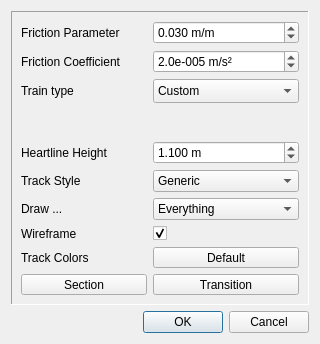
<?xml version="1.0" encoding="UTF-8"?>
<ui version="4.0">
 <class>TrackProperties</class>
 <widget class="QDialog" name="TrackProperties">
  <property name="geometry">
   <rect>
    <x>0</x>
    <y>0</y>
    <width>320</width>
    <height>344</height>
   </rect>
  </property>
  <property name="minimumSize">
   <size>
    <width>320</width>
    <height>344</height>
   </size>
  </property>
  <property name="maximumSize">
   <size>
    <width>320</width>
    <height>344</height>
   </size>
  </property>
  <property name="windowTitle">
   <string>Dialog</string>
  </property>
  <layout class="QGridLayout" name="gridLayout">
   <item row="0" column="0">
    <widget class="QFrame" name="trackFrame">
     <property name="maximumSize">
      <size>
       <width>16777215</width>
       <height>16777215</height>
      </size>
     </property>
     <property name="frameShape">
      <enum>QFrame::Panel</enum>
     </property>
     <property name="frameShadow">
      <enum>QFrame::Sunken</enum>
     </property>
     <layout class="QGridLayout" name="gridLayout_3">
      <item row="0" column="0">
       <widget class="QLabel" name="frictionLabel">
        <property name="minimumSize">
         <size>
          <width>140</width>
          <height>0</height>
         </size>
        </property>
        <property name="text">
         <string>Friction Parameter</string>
        </property>
       </widget>
      </item>
      <item row="0" column="1" colspan="2">
       <widget class="myQDoubleSpinBox" name="frictionBox">
        <property name="contextMenuPolicy">
         <enum>Qt::NoContextMenu</enum>
        </property>
        <property name="suffix">
         <string extracomment=" m/m"> m/m</string>
        </property>
        <property name="decimals">
         <number>3</number>
        </property>
        <property name="maximum">
         <double>2.000000000000000</double>
        </property>
        <property name="singleStep">
         <double>0.010000000000000</double>
        </property>
        <property name="value">
         <double>0.030000000000000</double>
        </property>
       </widget>
      </item>
      <item row="2" column="0">
       <widget class="QLabel" name="trainTypeLabel">
        <property name="text">
         <string>Train type</string>
        </property>
       </widget>
      </item>
      <item row="2" column="1" colspan="2">
       <widget class="QComboBox" name="trainTypeBox">
        <property name="sizeAdjustPolicy">
         <enum>QComboBox::AdjustToMinimumContentsLengthWithIcon</enum>
        </property>
        <property name="minimumContentsLength">
         <number>12</number>
        </property>
        <item>
         <property name="text">
          <string>Custom</string>
         </property>
        </item>
       </widget>
      </item>
      <item row="3" column="0" colspan="3">
       <widget class="QLabel" name="trainSourceLabel">
        <property name="font">
         <font>
          <pointsize>7</pointsize>
         </font>
        </property>
        <property name="text">
         <string/>
        </property>
        <property name="wordWrap">
         <bool>true</bool>
        </property>
       </widget>
      </item>
      <item row="4" column="0">
       <widget class="QLabel" name="heartlineLabel">
        <property name="text">
         <string>Heartline Height</string>
        </property>
       </widget>
      </item>
      <item row="4" column="1" colspan="2">
       <widget class="myQDoubleSpinBox" name="heartlineBox">
        <property name="contextMenuPolicy">
         <enum>Qt::NoContextMenu</enum>
        </property>
        <property name="suffix">
         <string> m</string>
        </property>
        <property name="decimals">
         <number>3</number>
        </property>
        <property name="minimum">
         <double>-5.000000000000000</double>
        </property>
        <property name="maximum">
         <double>5.000000000000000</double>
        </property>
        <property name="singleStep">
         <double>0.100000000000000</double>
        </property>
        <property name="value">
         <double>1.100000000000000</double>
        </property>
       </widget>
      </item>
      <item row="8" column="0">
       <widget class="QLabel" name="colorLabel">
        <property name="text">
         <string>Track Colors</string>
        </property>
       </widget>
      </item>
      <item row="9" column="1" colspan="2">
       <widget class="QPushButton" name="transitionColorButton">
        <property name="sizePolicy">
         <sizepolicy hsizetype="Minimum" vsizetype="Minimum">
          <horstretch>0</horstretch>
          <verstretch>0</verstretch>
         </sizepolicy>
        </property>
        <property name="maximumSize">
         <size>
          <width>16777215</width>
          <height>21</height>
         </size>
        </property>
        <property name="text">
         <string>Transition</string>
        </property>
       </widget>
      </item>
      <item row="8" column="1" colspan="2">
       <widget class="QPushButton" name="defaultColorButton">
        <property name="sizePolicy">
         <sizepolicy hsizetype="Minimum" vsizetype="Minimum">
          <horstretch>0</horstretch>
          <verstretch>0</verstretch>
         </sizepolicy>
        </property>
        <property name="maximumSize">
         <size>
          <width>16777215</width>
          <height>21</height>
         </size>
        </property>
        <property name="text">
         <string>Default</string>
        </property>
       </widget>
      </item>
      <item row="9" column="0">
       <widget class="QPushButton" name="sectionColorButton">
        <property name="sizePolicy">
         <sizepolicy hsizetype="Minimum" vsizetype="Minimum">
          <horstretch>0</horstretch>
          <verstretch>0</verstretch>
         </sizepolicy>
        </property>
        <property name="maximumSize">
         <size>
          <width>16777215</width>
          <height>21</height>
         </size>
        </property>
        <property name="text">
         <string>Section</string>
        </property>
       </widget>
      </item>
      <item row="6" column="0">
       <widget class="QLabel" name="label">
        <property name="text">
         <string>Draw ...</string>
        </property>
       </widget>
      </item>
      <item row="6" column="1" colspan="2">
       <widget class="QComboBox" name="drawBox">
        <item>
         <property name="text">
          <string>Everything</string>
         </property>
        </item>
        <item>
         <property name="text">
          <string>Track only</string>
         </property>
        </item>
        <item>
         <property name="text">
          <string>Heartline only</string>
         </property>
        </item>
       </widget>
      </item>
      <item row="5" column="0">
       <widget class="QLabel" name="label_2">
        <property name="text">
         <string>Track Style</string>
        </property>
       </widget>
      </item>
      <item row="5" column="1" colspan="2">
       <widget class="QComboBox" name="styleBox">
        <item>
         <property name="text">
          <string>Generic</string>
         </property>
        </item>
        <item>
         <property name="text">
          <string>Generic Flat</string>
         </property>
        </item>
        <item>
         <property name="text">
          <string>Vekoma</string>
         </property>
        </item>
        <item>
         <property name="text">
          <string>B&amp;M</string>
         </property>
        </item>
        <item>
         <property name="text">
          <string>Triangle</string>
         </property>
        </item>
        <item>
         <property name="text">
          <string>Box</string>
         </property>
        </item>
        <item>
         <property name="text">
          <string>Small Flat</string>
         </property>
        </item>
        <item>
         <property name="text">
          <string>Double Spine</string>
         </property>
        </item>
       </widget>
      </item>
      <item row="7" column="1">
       <widget class="QCheckBox" name="wireframeBox">
        <property name="text">
         <string/>
        </property>
        <property name="checked">
         <bool>true</bool>
        </property>
       </widget>
      </item>
      <item row="7" column="0">
       <widget class="QLabel" name="label_3">
        <property name="text">
         <string>Wireframe</string>
        </property>
       </widget>
      </item>
      <item row="1" column="0">
       <widget class="QLabel" name="resistanceLabel">
        <property name="minimumSize">
         <size>
          <width>140</width>
          <height>0</height>
         </size>
        </property>
        <property name="text">
         <string>Friction Coefficient</string>
        </property>
       </widget>
      </item>
      <item row="1" column="1" colspan="2">
       <widget class="myQDoubleSpinBox" name="resistanceBox">
        <property name="contextMenuPolicy">
         <enum>Qt::NoContextMenu</enum>
        </property>
        <property name="suffix">
         <string>e-005 m/s²</string>
        </property>
        <property name="decimals">
         <number>1</number>
        </property>
        <property name="maximum">
         <double>100.000000000000000</double>
        </property>
        <property name="singleStep">
         <double>1.000000000000000</double>
        </property>
        <property name="value">
         <double>2.000000000000000</double>
        </property>
       </widget>
      </item>
     </layout>
    </widget>
   </item>
   <item row="1" column="0">
    <widget class="QDialogButtonBox" name="buttonBox">
     <property name="orientation">
      <enum>Qt::Horizontal</enum>
     </property>
     <property name="standardButtons">
      <set>QDialogButtonBox::Cancel|QDialogButtonBox::Ok</set>
     </property>
    </widget>
   </item>
  </layout>
 </widget>
 <customwidgets>
  <customwidget>
   <class>myQDoubleSpinBox</class>
   <extends>QDoubleSpinBox</extends>
   <header>myqdoublespinbox.h</header>
  </customwidget>
 </customwidgets>
 <resources/>
 <connections>
  <connection>
   <sender>buttonBox</sender>
   <signal>accepted()</signal>
   <receiver>TrackProperties</receiver>
   <slot>accept()</slot>
   <hints>
    <hint type="sourcelabel">
     <x>248</x>
     <y>254</y>
    </hint>
    <hint type="destinationlabel">
     <x>157</x>
     <y>274</y>
    </hint>
   </hints>
  </connection>
  <connection>
   <sender>buttonBox</sender>
   <signal>rejected()</signal>
   <receiver>TrackProperties</receiver>
   <slot>reject()</slot>
   <hints>
    <hint type="sourcelabel">
     <x>316</x>
     <y>260</y>
    </hint>
    <hint type="destinationlabel">
     <x>286</x>
     <y>274</y>
    </hint>
   </hints>
  </connection>
 </connections>
</ui>
